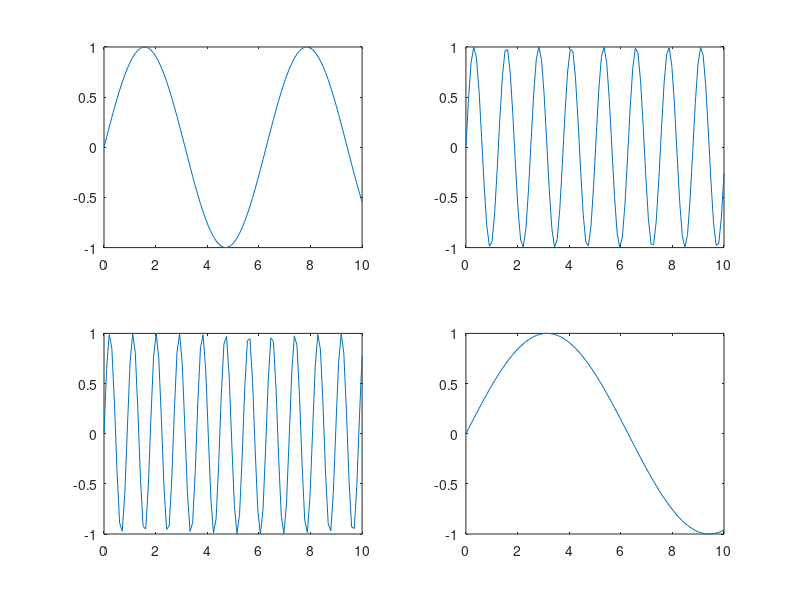

This chart was generated by the following MATLAB code:
close all
clear all
subplot(2,2,1);
x = linspace(0,10);
y1 = sin(x);
plot(x,y1)

subplot(2,2,2); 
y2 = sin(5*x);
plot(x,y2)

subplot(2,2,3); 
y2 = sin(7*x);
plot(x,y2)

subplot(2,2,4); 
y2 = sin(0.5*x);
plot(x,y2)